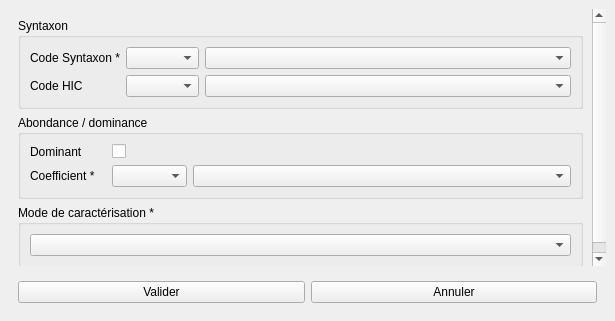
<?xml version="1.0" encoding="UTF-8"?>
<ui version="4.0">
 <class>composyntaxon</class>
 <widget class="QDockWidget" name="composyntaxon">
  <property name="geometry">
   <rect>
    <x>0</x>
    <y>0</y>
    <width>615</width>
    <height>321</height>
   </rect>
  </property>
  <property name="windowTitle">
   <string>Saisie d'un syntaxon</string>
  </property>
  <widget class="QWidget" name="dockWidgetContents">
   <layout class="QVBoxLayout" name="verticalLayout">
    <item>
     <widget class="QScrollArea" name="scrollArea">
      <property name="frameShape">
       <enum>QFrame::NoFrame</enum>
      </property>
      <property name="widgetResizable">
       <bool>true</bool>
      </property>
      <widget class="QWidget" name="scrollAreaWidgetContents">
       <property name="geometry">
        <rect>
         <x>0</x>
         <y>0</y>
         <width>597</width>
         <height>234</height>
        </rect>
       </property>
       <layout class="QVBoxLayout" name="verticalLayout_2">
        <item>
         <widget class="QGroupBox" name="groupBox">
          <property name="title">
           <string>Syntaxon</string>
          </property>
          <layout class="QGridLayout" name="gridLayout" columnstretch="1,1,5">
           <item row="0" column="2">
            <widget class="QComboBox" name="lb_syntax">
             <property name="sizePolicy">
              <sizepolicy hsizetype="MinimumExpanding" vsizetype="Fixed">
               <horstretch>0</horstretch>
               <verstretch>0</verstretch>
              </sizepolicy>
             </property>
             <property name="editable">
              <bool>false</bool>
             </property>
             <property name="sizeAdjustPolicy">
              <enum>QComboBox::AdjustToMinimumContentsLength</enum>
             </property>
            </widget>
           </item>
           <item row="2" column="1">
            <widget class="QComboBox" name="code_hic">
             <property name="sizePolicy">
              <sizepolicy hsizetype="MinimumExpanding" vsizetype="Fixed">
               <horstretch>0</horstretch>
               <verstretch>0</verstretch>
              </sizepolicy>
             </property>
             <property name="editable">
              <bool>false</bool>
             </property>
             <property name="sizeAdjustPolicy">
              <enum>QComboBox::AdjustToMinimumContentsLength</enum>
             </property>
            </widget>
           </item>
           <item row="2" column="0">
            <widget class="QLabel" name="label_2">
             <property name="text">
              <string>Code HIC </string>
             </property>
            </widget>
           </item>
           <item row="0" column="1">
            <widget class="QComboBox" name="cd_syntax">
             <property name="sizePolicy">
              <sizepolicy hsizetype="MinimumExpanding" vsizetype="Fixed">
               <horstretch>0</horstretch>
               <verstretch>0</verstretch>
              </sizepolicy>
             </property>
             <property name="editable">
              <bool>false</bool>
             </property>
             <property name="sizeAdjustPolicy">
              <enum>QComboBox::AdjustToMinimumContentsLength</enum>
             </property>
            </widget>
           </item>
           <item row="0" column="0">
            <widget class="QLabel" name="label_nom_sf">
             <property name="text">
              <string>Code Syntaxon *</string>
             </property>
            </widget>
           </item>
           <item row="2" column="2">
            <widget class="QComboBox" name="label_hic">
             <property name="sizePolicy">
              <sizepolicy hsizetype="MinimumExpanding" vsizetype="Fixed">
               <horstretch>0</horstretch>
               <verstretch>0</verstretch>
              </sizepolicy>
             </property>
             <property name="editable">
              <bool>false</bool>
             </property>
             <property name="sizeAdjustPolicy">
              <enum>QComboBox::AdjustToMinimumContentsLength</enum>
             </property>
            </widget>
           </item>
          </layout>
         </widget>
        </item>
        <item>
         <widget class="QGroupBox" name="groupBox_2">
          <property name="title">
           <string>Abondance / dominance</string>
          </property>
          <layout class="QGridLayout" name="gridLayout_2" columnstretch="1,1,5">
           <item row="1" column="0">
            <widget class="QLabel" name="label_9">
             <property name="text">
              <string>Dominant</string>
             </property>
            </widget>
           </item>
           <item row="2" column="0">
            <widget class="QLabel" name="label_10">
             <property name="text">
              <string>Coefficient *</string>
             </property>
            </widget>
           </item>
           <item row="2" column="2">
            <widget class="QComboBox" name="abon_domin">
             <property name="sizePolicy">
              <sizepolicy hsizetype="MinimumExpanding" vsizetype="Fixed">
               <horstretch>0</horstretch>
               <verstretch>0</verstretch>
              </sizepolicy>
             </property>
             <property name="editable">
              <bool>false</bool>
             </property>
             <property name="sizeAdjustPolicy">
              <enum>QComboBox::AdjustToMinimumContentsLength</enum>
             </property>
            </widget>
           </item>
           <item row="2" column="1">
            <widget class="QComboBox" name="cd_ab_dom">
             <property name="sizePolicy">
              <sizepolicy hsizetype="MinimumExpanding" vsizetype="Fixed">
               <horstretch>0</horstretch>
               <verstretch>0</verstretch>
              </sizepolicy>
             </property>
             <property name="editable">
              <bool>false</bool>
             </property>
             <property name="sizeAdjustPolicy">
              <enum>QComboBox::AdjustToMinimumContentsLength</enum>
             </property>
            </widget>
           </item>
           <item row="1" column="1">
            <widget class="QCheckBox" name="dominance">
             <property name="maximumSize">
              <size>
               <width>16</width>
               <height>16</height>
              </size>
             </property>
             <property name="text">
              <string/>
             </property>
             <property name="autoExclusive">
              <bool>false</bool>
             </property>
            </widget>
           </item>
          </layout>
         </widget>
        </item>
        <item>
         <widget class="QGroupBox" name="groupBox_3">
          <property name="title">
           <string>Mode de caractérisation *</string>
          </property>
          <layout class="QVBoxLayout" name="verticalLayout_3">
           <item>
            <widget class="QComboBox" name="mode_carac">
             <property name="sizePolicy">
              <sizepolicy hsizetype="MinimumExpanding" vsizetype="Fixed">
               <horstretch>0</horstretch>
               <verstretch>0</verstretch>
              </sizepolicy>
             </property>
             <property name="editable">
              <bool>false</bool>
             </property>
             <property name="sizeAdjustPolicy">
              <enum>QComboBox::AdjustToMinimumContentsLength</enum>
             </property>
            </widget>
           </item>
          </layout>
         </widget>
        </item>
       </layout>
      </widget>
     </widget>
    </item>
    <item>
     <widget class="QWidget" name="widget" native="true">
      <layout class="QHBoxLayout" name="horizontalLayout">
       <item>
        <widget class="QPushButton" name="valid_btn">
         <property name="text">
          <string>Valider</string>
         </property>
        </widget>
       </item>
       <item>
        <widget class="QPushButton" name="cancel_btn">
         <property name="text">
          <string>Annuler</string>
         </property>
        </widget>
       </item>
      </layout>
     </widget>
    </item>
   </layout>
  </widget>
 </widget>
 <tabstops>
  <tabstop>valid_btn</tabstop>
  <tabstop>cancel_btn</tabstop>
  <tabstop>scrollArea</tabstop>
 </tabstops>
 <resources/>
 <connections/>
</ui>
